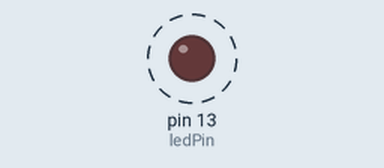
Recording of a sketch running on a simulated Arduino Uno, built with avr-gcc and run on an emulated ATmega328P. Shown: output pins drawn as LEDs (lit = HIGH). Dashed ring = blinking. What the sketch prints to the serial monitor is not drawn.

Above: at 0.5 s.
Timing chart, 0 to 4.6 s (numbered marks = the images above):
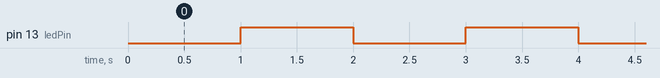

The sketch:

sketch.ino
```cpp
const int ledPin = 13;
int ledState = LOW;           // current state of the LED

unsigned long previousMillis = 0;  // stores last time LED was updated
const long interval = 1000;         // interval at which to blink (ms)

void setup() {
  pinMode(ledPin, OUTPUT);
  Serial.begin(9600);          // let's also print to serial so you can see it working
}

void loop() {
  unsigned long currentMillis = millis();  // get current time since program started

  // check if enough time has passed
  if (currentMillis - previousMillis >= interval) {
    previousMillis = currentMillis;  // save the last time we blinked

    // toggle the LED state
    if (ledState == LOW) {
      ledState = HIGH;
    } else {
      ledState = LOW;
    }

    digitalWrite(ledPin, ledState);
    Serial.println(ledState == HIGH ? "LED ON" : "LED OFF");
  }

  // imagine other code running here too — it won't be blocked!
  // e.g., checking a button, reading a sensor, etc.
}
```

Measured:
- by itself, pin 13 (ledPin): alternates HIGH for 1.0 s and LOW for 1.0 s
